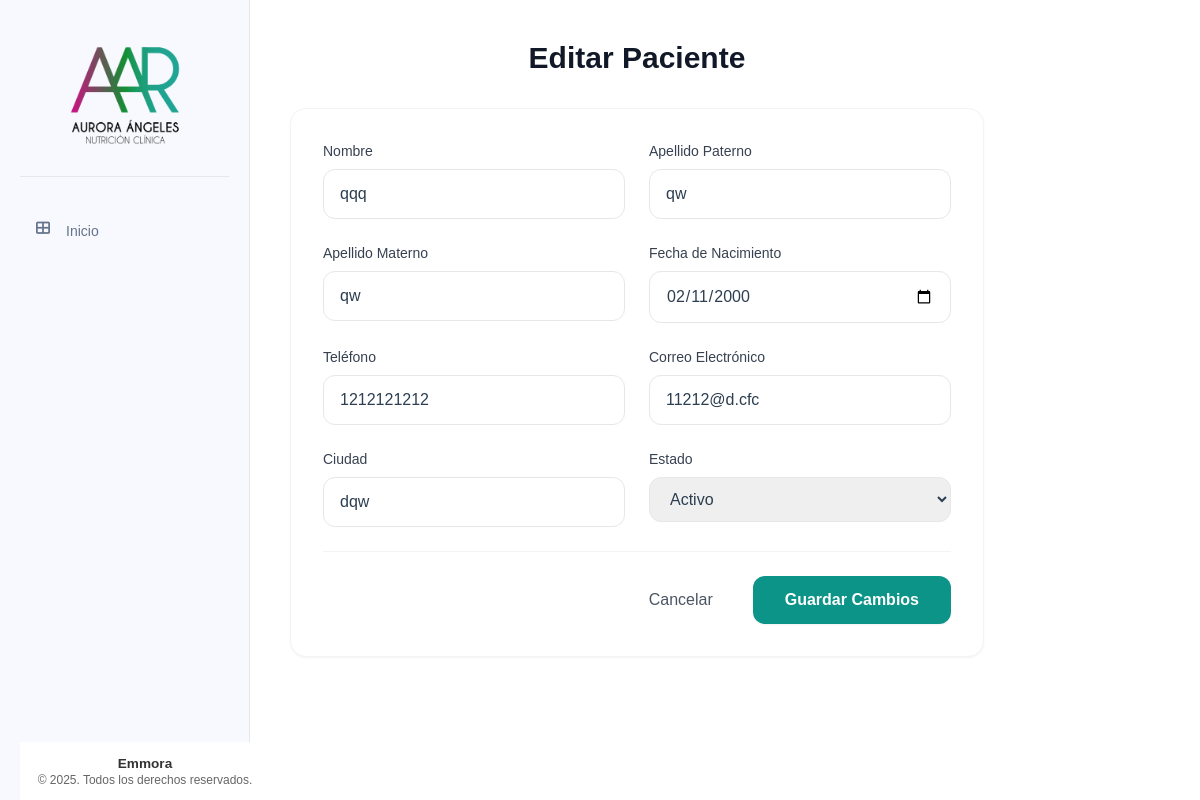
The app's page /pacientes/9/editar, older data.
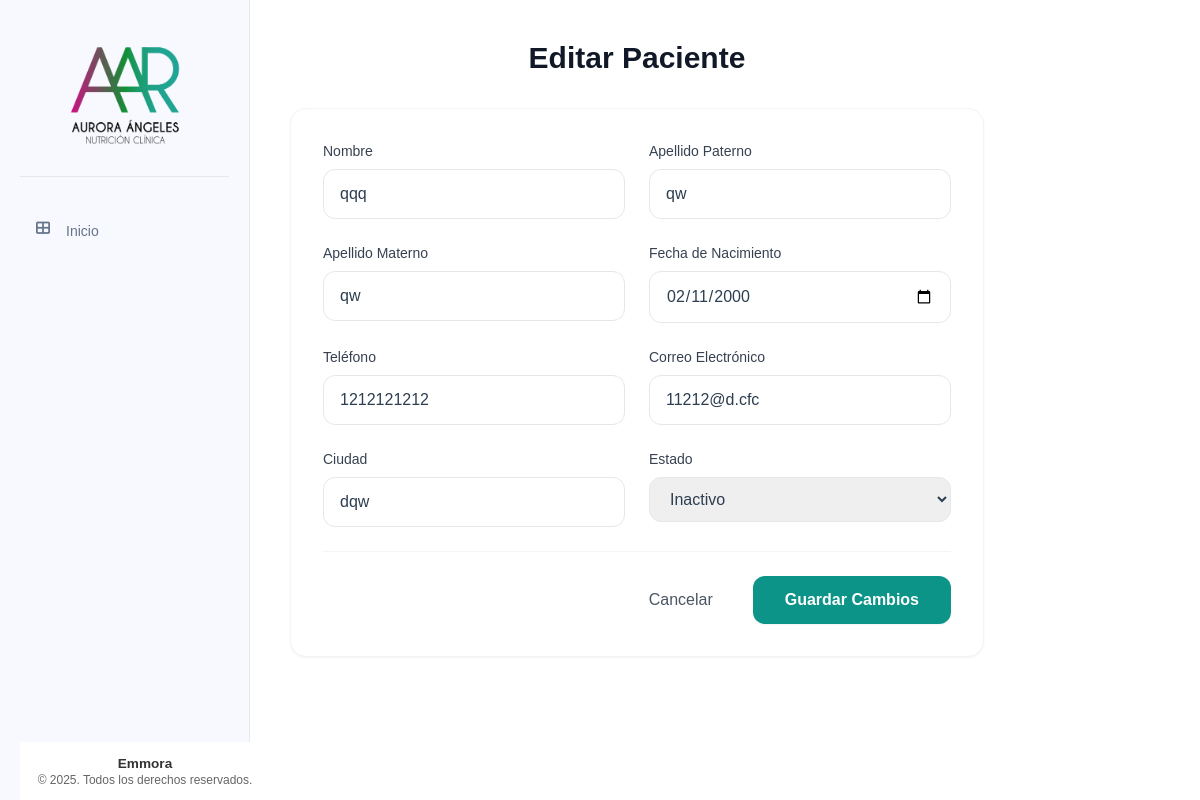
The same page, newer data.
### tables this page shows
CREATE TABLE pacientes (
    id INTEGER PRIMARY KEY AUTOINCREMENT,
    nombre TEXT NOT NULL,
    apellido_paterno TEXT NOT NULL,
    apellido_materno TEXT NOT NULL,
    fecha_nacimiento DATE NOT NULL,
    telefono TEXT NOT NULL,
    correo TEXT UNIQUE NOT NULL,
    ciudad TEXT NOT NULL,
    fecha_registro TIMESTAMP DEFAULT CURRENT_TIMESTAMP,
    status TEXT NOT NULL DEFAULT 'activo' CHECK (status IN ('activo', 'inactivo'))
);

### app/controllers/pacientes.py (the view, shortened to what this page needs)
@pacientes.route('/<int:id>/editar', methods=['GET', 'POST'])
def editar_paciente(id):
    paciente = Paciente.obtener_por_id(id)
    if paciente is None:
        flash('Paciente no encontrado', 'error')
        return redirect(url_for('pacientes.lista_pacientes_activos'))
    return render_template('pacientes/editar_paciente.html', paciente=paciente)

### app/db.py (called while the page is built)
def get_db():
    if 'db' not in g:
        try:
            g.db = sqlite3.connect(
                'pacientes.db',
                detect_types=sqlite3.PARSE_DECLTYPES
            )
            g.db.row_factory = sqlite3.Row
        except sqlite3.Error as e:
            logger.error(f"Error crítico al conectar con la base de datos SQLite: {e}")
            raise e
    return g.db

def query_db(query, args=(), one=False):
    try:
        cur = get_db().execute(query, args)
        rv = cur.fetchall()
        cur.close()
        return (rv[0] if rv else None) if one else rv
    except sqlite3.Error as e:
        logger.error(f"Error al ejecutar query: {query}. Args: {args}. Detalle: {e}")
        raise e

### app/models/paciente.py (called while the page is built)
    @staticmethod
    def obtener_por_id(id):
        return query_db('SELECT * FROM pacientes WHERE id = ?', [id], one=True)

### app/templates/pacientes/editar_paciente.html (shortened to what the changed rows need)
{% extends "base/base.html" %}
{% block content %}
<div class="max-w-4xl mx-auto">
    <div class="mb-8">
        <h1 class="text-3xl font-bold text-gray-900" align="center">Editar Paciente</h1>
    </div>
    <div class="bg-white p-8 rounded-2xl shadow-sm border border-gray-100">
        <form id="form-editar-paciente" action="{{ url_for('pacientes.editar_paciente', id=paciente['id']) }}" method="POST" class="space-y-6">
            <div class="grid grid-cols-1 md:grid-cols-2 gap-6">
                <div class="space-y-2">
                    <label for="nombre" class="block text-sm font-medium text-gray-700">Nombre</label>
                    <input type="text" id="nombre" name="nombre" required
                           pattern="[a-zA-ZáéíóúÁÉÍÓÚñÑ\s]+"
                           onkeypress="return (event.charCode >= 65 && event.charCode <= 90) || (event.charCode >= 97 && event.charCode <= 122) || event.charCode == 32 || event.charCode == 225 || event.charCode == 233 || event.charCode == 237 || event.charCode == 243 || event.charCode == 250 || event.charCode == 193 || event.charCode == 201 || event.charCode == 205 || event.charCode == 211 || event.charCode == 218 || event.charCode == 241 || event.charCode == 209"
                           class="w-full px-4 py-3 rounded-xl border border-gray-200 focus:ring-2 focus:ring-teal-500 focus:border-teal-500 transition"
                           placeholder="Nombre(s)"
                           value="{{ paciente['nombre'] }}">
                </div>
                <div class="space-y-2">
                    <label for="apellido_paterno" class="block text-sm font-medium text-gray-700">Apellido Paterno</label>
                    <input type="text" id="apellido_paterno" name="apellido_paterno" required
                           pattern="[a-zA-ZáéíóúÁÉÍÓÚñÑ\s]+"
                           onkeypress="return (event.charCode >= 65 && event.charCode <= 90) || (event.charCode >= 97 && event.charCode <= 122) || event.charCode == 32 || event.charCode == 225 || event.charCode == 233 || event.charCode == 237 || event.charCode == 243 || event.charCode == 250 || event.charCode == 193 || event.charCode == 201 || event.charCode == 205 || event.charCode == 211 || event.charCode == 218 || event.charCode == 241 || event.charCode == 209"
                           class="w-full px-4 py-3 rounded-xl border border-gray-200 focus:ring-2 focus:ring-teal-500 focus:border-teal-500 transition"
                           placeholder="Apellido paterno"
                           value="{{ paciente['apellido_paterno'] }}">
                </div>
                <div class="space-y-2">
                    <label for="apellido_materno" class="block text-sm font-medium text-gray-700">Apellido Materno</label>
                    <input type="text" id="apellido_materno" name="apellido_materno" required
                           pattern="[a-zA-ZáéíóúÁÉÍÓÚñÑ\s]+"
                           onkeypress="return (event.charCode >= 65 && event.charCode <= 90) || (event.charCode >= 97 && event.charCode <= 122) || event.charCode == 32 || event.charCode == 225 || event.charCode == 233 || event.charCode == 237 || event.charCode == 243 || event.charCode == 250 || event.charCode == 193 || event.charCode == 201 || event.charCode == 205 || event.charCode == 211 || event.charCode == 218 || event.charCode == 241 || event.charCode == 209"
                           class="w-full px-4 py-3 rounded-xl border border-gray-200 focus:ring-2 focus:ring-teal-500 focus:border-teal-500 transition"
                           placeholder="Apellido materno"
                           value="{{ paciente['apellido_materno'] }}">
                </div>
                <div class="space-y-2">
                    <label for="fecha_nacimiento" class="block text-sm font-medium text-gray-700">Fecha de Nacimiento</label>
                    <input type="date" id="fecha_nacimiento" name="fecha_nacimiento" required
                           min="1900-01-01"
                           class="w-full px-4 py-3 rounded-xl border border-gray-200 focus:ring-2 focus:ring-teal-500 focus:border-teal-500 transition"
                           value="{{ paciente['fecha_nacimiento'] }}">
                </div>
                <div class="space-y-2">
                    <label for="telefono" class="block text-sm font-medium text-gray-700">Teléfono</label>
                    <input type="tel" id="telefono" name="telefono" required maxlength="10" pattern="[0-9]{10}"
                           class="w-full px-4 py-3 rounded-xl border border-gray-200 focus:ring-2 focus:ring-teal-500 focus:border-teal-500 transition"
                           placeholder="10 dígitos"
                           value="{{ paciente['telefono'] }}">
                </div>
                <div class="space-y-2">
                    <label for="correo" class="block text-sm font-medium text-gray-700">Correo Electrónico</label>
                    <input type="email" id="correo" name="correo" required
                           class="w-full px-4 py-3 rounded-xl border border-gray-200 focus:ring-2 focus:ring-teal-500 focus:border-teal-500 transition"
                           placeholder="ejemplo@correo.com"
                           value="{{ paciente['correo'] }}">
                </div>
                <div class="space-y-2">
                    <label for="ciudad" class="block text-sm font-medium text-gray-700">Ciudad</label>
                    <input type="text" id="ciudad" name="ciudad" required
                           class="w-full px-4 py-3 rounded-xl border border-gray-200 focus:ring-2 focus:ring-teal-500 focus:border-teal-500 transition"
                           placeholder="Ciudad de residencia"
                           value="{{ paciente['ciudad'] }}">
                </div>
                <div class="space-y-2">
                    <label for="status" class="block text-sm font-medium text-gray-700">Estado</label>
                    <select id="status" name="status" required
                            class="w-full px-4 py-3 rounded-xl border border-gray-200 focus:ring-2 focus:ring-teal-500 focus:border-teal-500 transition">
                        <option value="activo" {% if paciente['status'] == 'activo' %}selected{% endif %}>Activo</option>
                        <option value="inactivo" {% if paciente['status'] == 'inactivo' %}selected{% endif %}>Inactivo</option>
                    </select>
                </div>
            </div>
        </form>
    </div>
</div>
{% endblock %}

Row changes from the older to the newer data that the page shows:
changed pacientes "qqq": status "Activo" → "Inactivo"
